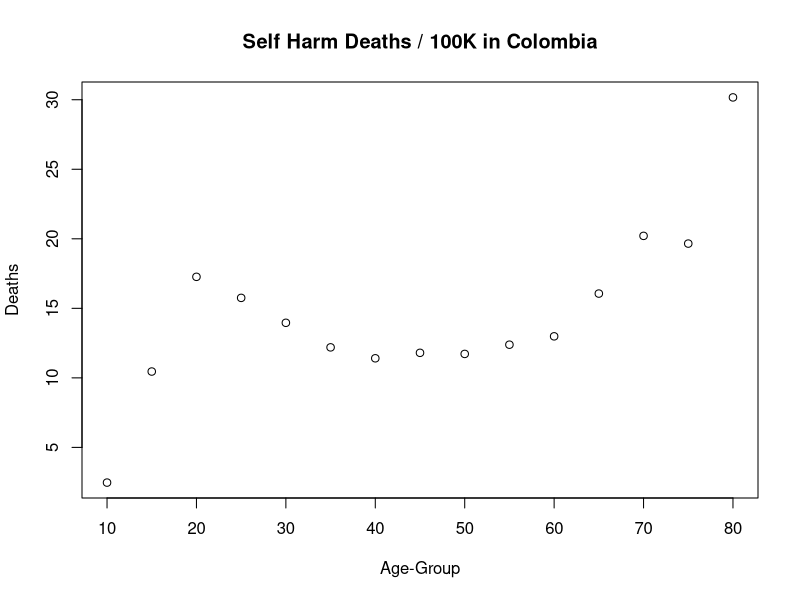
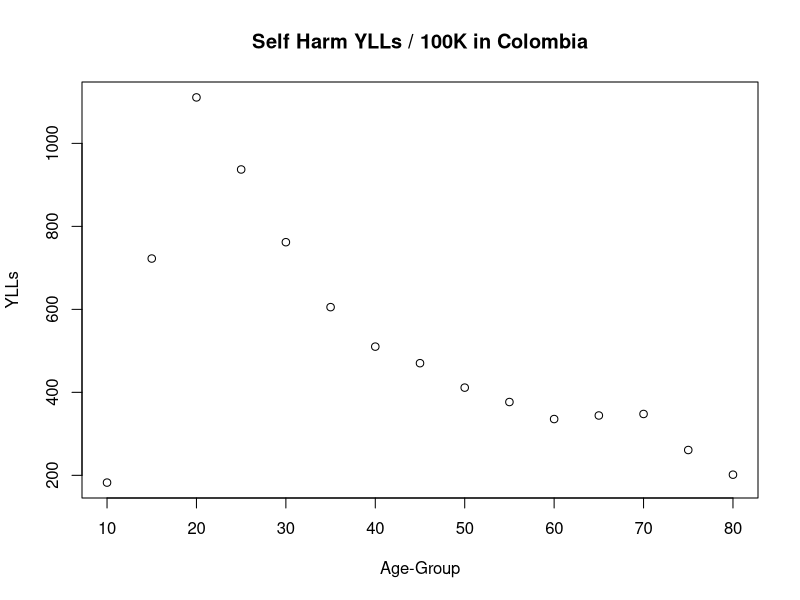

These figures' R source, in order:
# A brief look at self harm data, downloaded from http://ihmeuw.org/3zn8

# Set up 
library(dplyr)
setwd('~/Documents/info-498c/demos/gbd/ylls/')

# Set margin spacing for graphics
par(mar=c(5,4,4,2))

# Load data
self.harm.data <- read.csv('data/prepped/self-harm.csv')

# Deal with string age-groups
self.harm.data <- self.harm.data %>% 
                      filter(Value > 0) %>% 
                      mutate(age.group = substr(Age, 1, 2))

###########################################################################
### Create a plot of the death rate (deaths per 100K) in each age-group ###
###########################################################################

# Subset the data
death.data <- self.harm.data %>% filter(Measure == 'Deaths per 100,000')

# Create chart
png('charts/self-harm-deaths.png', width = 4, height = 4, units = 'in', res=300)
plot(death.data$age.group, 
     death.data$Value,
     xlab = 'Age-Group', 
     ylab = "Deaths",
     title(main ="Self Harm Deaths / 100K in Colombia"))
dev.off()

#######################################################################
### Create a plot of the yll rate (ylls per 100K) in each age-group ###
#######################################################################

yll.data <- self.harm.data %>% filter(Measure != 'Deaths per 100,000')

# Plot YLL data
png('charts/self-harm-ylls.png', width = 4, height = 4, units = 'in', res=300)
plot(yll.data$age.group, 
     yll.data$Value,
     xlab = 'Age-Group', 
     ylab = "YLLs",
     title(main ="Self Harm YLLs / 100K in Colombia"))
dev.off()